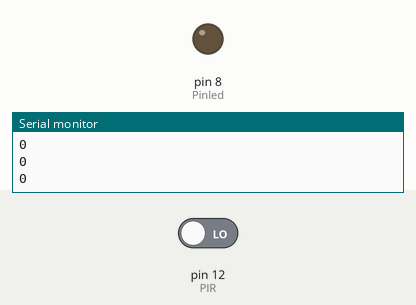
Simulated run of this sketch. Board: Arduino Uno, built with avr-gcc and run on an emulated ATmega328P. Parts: output pins drawn as LEDs (lit = HIGH), the last lines printed to the serial monitor. The inputs (shaded band) are chosen by the test bench; at power-on: pin 12 (PIR) LOW.

Above: at 1.8 s.
1.9 s: pin 12 (PIR) driven HIGH
At 2.4 s:
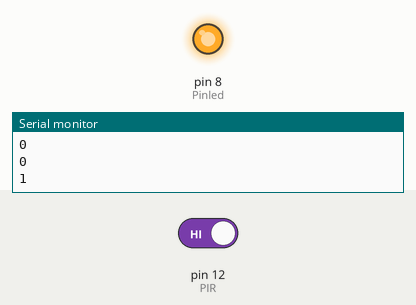
3.5 s: pin 12 (PIR) driven LOW
At 5.6 s:
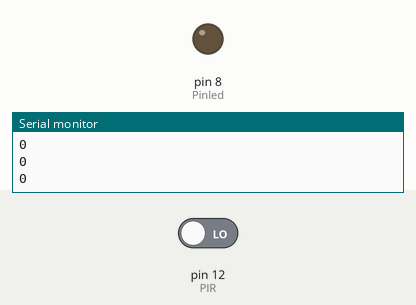
Timing chart, 0 to 7.1 s (numbered marks = the images above; inputs shaded):
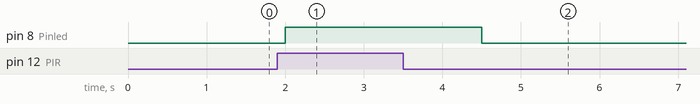

The sketch:

PIRled.ino
```cpp
const int PIR= 12;
const int Pinled = 8;
const int batasdelay = 1000;
int waktuawal = 0;

void setup() {
Serial.begin (9600);

pinMode (Pinled,OUTPUT);
pinMode (PIR,INPUT);
}

void loop() {
 int dataPIR = digitalRead(PIR);
 Serial.println(dataPIR);
   if(dataPIR == HIGH){
    digitalWrite(Pinled, HIGH);
    waktuawal = millis();
//    Serial.println(millis());
   }
   if (millis() - waktuawal > batasdelay){
    digitalWrite(Pinled, LOW);
   }
 delay(500);

 }
```

Measured:
- after the input at 1.9 s, pin 8 (Pinled): LOW → HIGH after 0.10 s
- after the input at 3.5 s, pin 8 (Pinled): HIGH → LOW after 1.0 s
